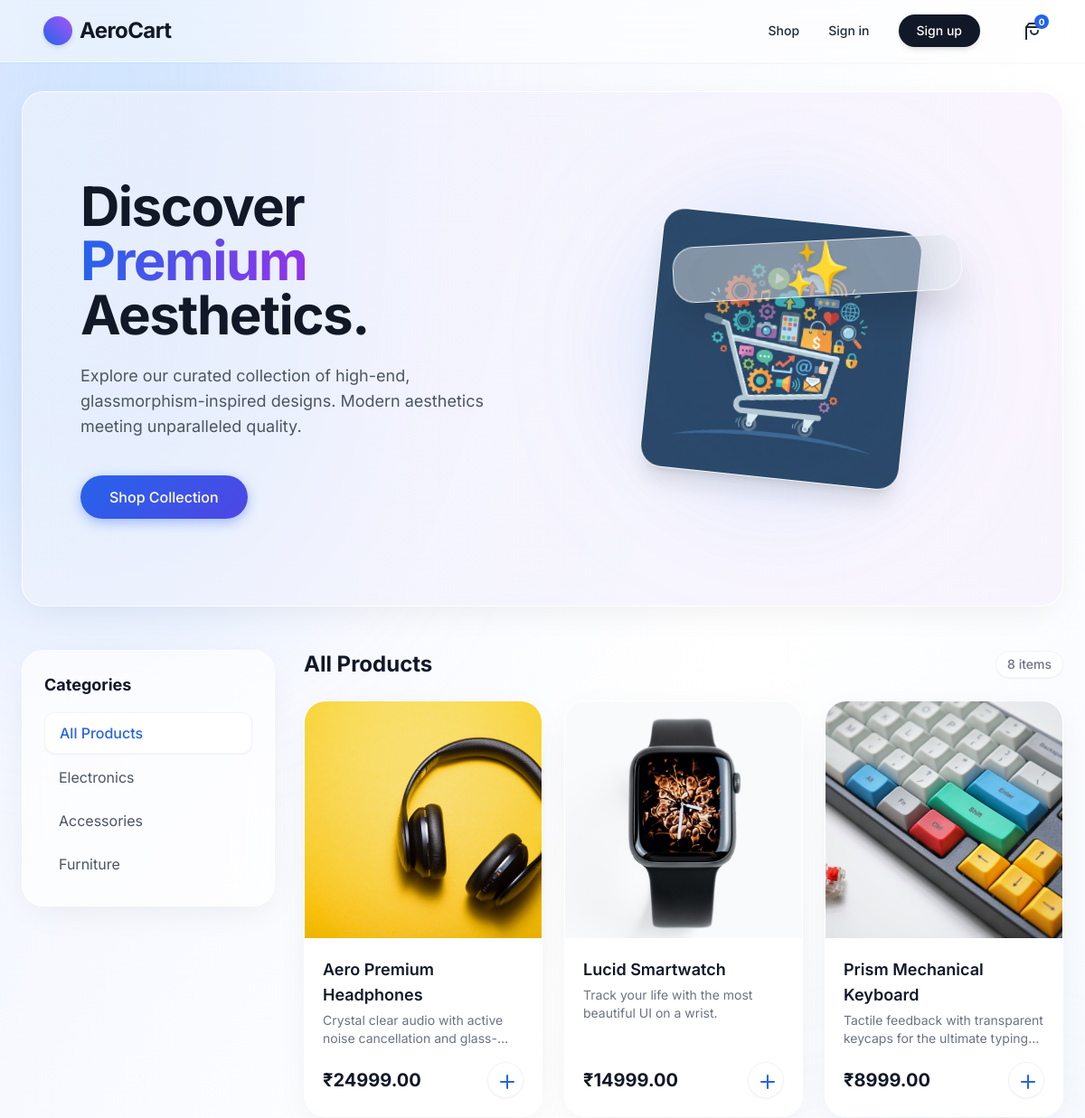
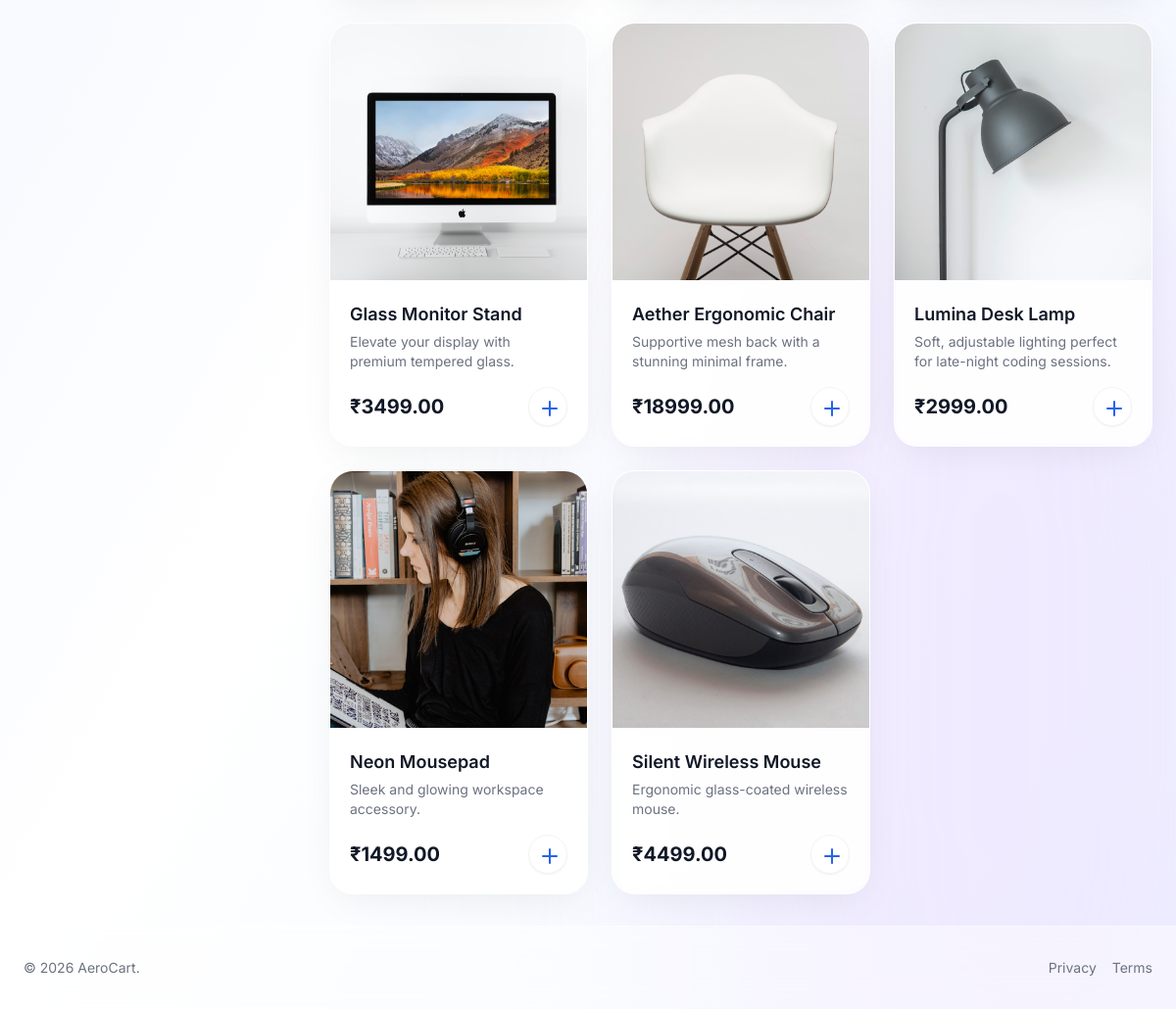
The page / on the database its author committed (2 pictures, top to bottom).
### products/models.py (models this page shows, shortened)
class Category(models.Model):
    name = models.CharField(max_length=200)
    slug = models.SlugField(unique=True)
    class Meta:
        verbose_name_plural = 'categories'

class Product(models.Model):
    category = models.ForeignKey(Category, related_name='products', on_delete=models.CASCADE)
    name = models.CharField(max_length=200)
    slug = models.SlugField(unique=True)
    description = models.TextField(blank=True)
    price = models.DecimalField(max_digits=10, decimal_places=2)
    image = models.ImageField(upload_to='products/%Y/%m/%d', blank=True, null=True)
    stock = models.PositiveIntegerField(default=0)
    available = models.BooleanField(default=True)
    created = models.DateTimeField(auto_now_add=True)
    updated = models.DateTimeField(auto_now=True)

### products/views.py (the view)
# urls.py: path('', views.product_list, name='product_list'),
def product_list(request, category_slug=None):
    category = None
    categories = Category.objects.all()
    products = Product.objects.filter(available=True)
    if category_slug:
        category = get_object_or_404(Category, slug=category_slug)
        products = products.filter(category=category)
    return render(request, 'products/list.html', {
        'category': category,
        'categories': categories,
        'products': products
    })

### cart/cart.py (called while the page is built)
    def __len__(self):
        return sum(item['quantity'] for item in self.cart.values())

### cart/context_processors.py (called while the page is built)
def cart(request):
    return {'cart': Cart(request)}

### templates/products/list.html (shortened to what this page needs)
{% extends "base.html" %}
{% load static %}
{% block content %}
{% if not category %}
<div class="glass-card mb-12 overflow-hidden relative border border-white/60">
    <div class="absolute inset-0 bg-gradient-to-r from-blue-600/5 to-purple-600/5 z-0"></div>
    <div class="relative z-10 px-8 py-16 md:py-24 md:px-16 flex flex-col md:flex-row items-center justify-between gap-8">
        <div class="md:w-1/2 space-y-6">
            <h1 class="text-5xl md:text-6xl font-bold tracking-tight text-gray-900 leading-tight">
                Discover <span class="text-transparent bg-clip-text bg-gradient-to-r from-blue-600 to-purple-600">Premium</span> Aesthetics.
            </h1>
            <p class="text-lg text-gray-600 max-w-lg">
                Explore our curated collection of high-end, glassmorphism-inspired designs. Modern aesthetics meeting unparalleled quality.
            </p>
            <div class="pt-4 flex gap-4">
                <a href="#products" class="btn-primary px-8 py-3 rounded-full font-medium inline-block">Shop Collection</a>
            </div>
        </div>
        <div class="md:w-1/2 flex justify-center">
            <div class="w-64 h-64 md:w-80 md:h-80 relative">
                <div class="absolute inset-4 glass-card flex items-center justify-center transform rotate-6 border border-white/40 shadow-xl overflow-hidden">
                    <img src="{% static 'images/hero.png' %}" alt="Digital Shopping Cart" class="object-cover w-full h-full opacity-90 mix-blend-multiply">
                </div>
                <div class="absolute inset-10 glass-card flex items-center justify-center transform -rotate-3 border border-white/80 shadow-2xl backdrop-blur-3xl bg-white/40 z-10 overflow-hidden relative">
                    <span class="text-6xl z-10 filter drop-shadow-md">✨</span>
                </div>
            </div>
        </div>
    </div>
</div>
{% endif %}
<div id="products" class="flex flex-col md:flex-row gap-8">
    <div class="md:w-1/4">
        <div class="glass-card p-6 sticky top-28">
            <h3 class="text-lg font-bold mb-4 text-gray-900">Categories</h3>
            <ul class="space-y-1">
                <li>
                    <a href="{% url 'products:product_list' %}" class="block px-4 py-2.5 rounded-xl {% if not category %}bg-white shadow-sm border border-gray-100 text-blue-600 font-medium{% else %}hover:bg-white/50 text-gray-600{% endif %} smooth-transition">
                        All Products
                    </a>
                </li>
                {% for c in categories %}
                <li>
                    <a href="{% url 'products:product_list_by_category' c.slug %}" class="block px-4 py-2.5 rounded-xl {% if category.slug == c.slug %}bg-white shadow-sm border border-gray-100 text-blue-600 font-medium{% else %}hover:bg-white/50 text-gray-600{% endif %} smooth-transition">
                        {{ c.name }}
                    </a>
                </li>
                {% endfor %}
            </ul>
        </div>
    </div>
    <div class="md:w-3/4">
        <div class="flex justify-between items-center mb-6">
            <h2 class="text-2xl font-bold text-gray-900">
                {% if category %}{{ category.name }}{% else %}All Products{% endif %}
            </h2>
            <span class="text-gray-500 text-sm font-medium bg-white/60 px-3 py-1 rounded-full border border-gray-100 shadow-sm">{{ products|length }} items</span>
        </div>
        <div class="grid grid-cols-1 sm:grid-cols-2 lg:grid-cols-3 gap-6">
            {% for product in products %}
            <div class="glass-card group flex flex-col overflow-hidden hover:-translate-y-1 transition-all duration-300">
                <a href="{% url 'products:product_detail' product.id product.slug %}" class="block aspect-square overflow-hidden bg-gray-50 relative p-0 flex justify-center items-center">
                    {% if product.image %}
                        <img src="{{ product.image.url }}" alt="{{ product.name }}" class="object-cover w-full h-full hover-zoom-img mix-blend-multiply">
                    {% else %}
                        <div class="w-full h-full bg-gradient-to-tr from-blue-50 to-purple-50 flex items-center justify-center hover-zoom-img">
                            <span class="text-5xl text-gray-300">📦</span>
                        </div>
                    {% endif %}
                </a>
                <div class="p-5 flex flex-col flex-grow bg-white/30 backdrop-blur-sm border-t border-white/50">
                    <a href="{% url 'products:product_detail' product.id product.slug %}">
                        <h3 class="text-lg font-semibold text-gray-900 group-hover:text-blue-600 transition-colors">{{ product.name }}</h3>
                    </a>
                    <p class="text-gray-500 text-sm mt-1 mb-4 flex-grow line-clamp-2">{{ product.description }}</p>
                    <div class="flex items-center justify-between mt-auto">
                        <span class="text-xl font-bold text-gray-900">₹{{ product.price }}</span>
                        <button onclick="addProductToCart('{{ product.id }}')" class="w-10 h-10 flex items-center justify-center rounded-full bg-white shadow-sm border border-gray-100 text-blue-600 hover:bg-blue-600 hover:text-white transition-all transform hover:scale-105 active:scale-95" {% if not product.stock %}disabled{% endif %}>
                            <svg xmlns="http://www.w3.org/2000/svg" width="20" height="20" fill="none" stroke="currentColor" stroke-width="2" stroke-linecap="round" stroke-linejoin="round" class="lucide lucide-plus"><path d="M5 12h14"/><path d="M12 5v14"/></svg>
                        </button>
                    </div>
                </div>
            </div>
            {% endfor %}
        </div>
    </div>
</div>
{% endblock %}

### templates/base.html (shortened to what this page needs)
{% load static %}
<!DOCTYPE html>
<html lang="en">
<head>
    <script src="https://cdn.tailwindcss.com"></script>
    <link rel="stylesheet" href="{% static 'css/style.css' %}">
</head>
<body class="bg-gradient-to-br from-indigo-50 via-white to-blue-50 min-h-screen text-gray-800 antialiased font-sans flex flex-col relative overflow-x-hidden">
    <div class="fixed top-0 left-0 w-full h-full overflow-hidden -z-10 pointer-events-none">
        <div class="absolute top-[-10%] left-[-10%] w-[40%] h-[40%] rounded-full bg-blue-200 blur-[100px] opacity-60 mix-blend-multiply"></div>
        <div class="absolute bottom-[-10%] right-[-10%] w-[50%] h-[50%] rounded-full bg-purple-200 blur-[120px] opacity-40 mix-blend-multiply"></div>
    </div>
    <nav class="sticky top-0 z-50 glass-effect border-b border-glassBorder py-4 px-6 md:px-12 flex justify-between items-center w-full transition-all duration-300 shadow-sm shadow-blue-900/5">
        <a href="{% url 'products:product_list' %}" class="text-2xl font-bold tracking-tight text-gray-900 flex items-center gap-2">
            <span class="w-8 h-8 rounded-full bg-gradient-to-tr from-blue-600 to-purple-500 shadow-md"></span>
            AeroCart
        </a>
        <div class="hidden md:flex gap-8 items-center font-medium text-sm">
            <a href="{% url 'products:product_list' %}" class="hover:text-blue-600 transition-colors">Shop</a>
            {% if request.user.is_authenticated %}
                <a href="#" class="hover:text-blue-600 transition-colors hidden lg:block">Orders</a>
                <a href="{% url 'users:logout' %}" class="hover:text-red-500 transition-colors text-gray-500">Logout</a>
            {% else %}
                <a href="{% url 'users:login' %}" class="hover:text-blue-600 transition-colors">Sign in</a>
                <a href="{% url 'users:register' %}" class="bg-gray-900 text-white px-5 py-2 rounded-full hover:bg-gray-800 transition-all shadow-md hover:shadow-lg transform hover:-translate-y-0.5">Sign up</a>
            {% endif %}
            <a href="{% url 'cart:cart_detail' %}" class="relative flex items-center gap-2 text-gray-800 hover:text-blue-600 transition-colors ml-4">
                <svg xmlns="http://www.w3.org/2000/svg" width="20" height="20" fill="none" stroke="currentColor" stroke-width="2" stroke-linecap="round" stroke-linejoin="round" class="lucide lucide-shopping-bag"><path d="M6 2 3 6v14a2 2 0 0 0 2 2h14a2 2 0 0 0 2-2V6l-3-4Z"/><path d="M3 6h18"/><path d="M16 10a4 4 0 0 1-8 0"/></svg>
                <span id="cart-counter" class="absolute -top-2 -right-2 bg-blue-600 text-white text-[10px] font-bold w-4 h-4 flex items-center justify-center rounded-full shadow-sm">
                    {{ cart|length|default:"0" }}
                </span>
            </a>
        </div>
    </nav>
    <main class="flex-grow flex flex-col w-full max-w-7xl mx-auto px-4 md:px-6 py-8 relative">
        {% block content %}{% endblock %}
    </main>
    <footer class="glass-effect border-t border-glassBorder py-8 mt-auto w-full">
        <div class="max-w-7xl mx-auto px-6 flex justify-between items-center text-sm text-gray-500">
            <div>&copy; 2026 AeroCart.</div>
            <div class="flex gap-4">
                <a href="#" class="hover:text-gray-900 transition-colors">Privacy</a>
                <a href="#" class="hover:text-gray-900 transition-colors">Terms</a>
            </div>
        </div>
    </footer>
</body>
</html>

### static/css/style.css (style rules this page uses)
.glass-effect { background: rgba(255, 255, 255, 0.45); backdrop-filter: blur(16px); -webkit-backdrop-filter: blur(16px); }
.glass-card { background: rgba(255, 255, 255, 0.65); backdrop-filter: blur(20px); -webkit-backdrop-filter: blur(20px); border: 1px solid rgba(255, 255, 255, 0.8); box-shadow: 0 10px 40px -10px rgba(0, 0, 0, 0.08); border-radius: 1.5rem; }
.smooth-transition { transition: all 0.3s cubic-bezier(0.25, 0.8, 0.25, 1); }
.hover-zoom-img { transition: transform 0.6s cubic-bezier(0.25, 0.46, 0.45, 0.94); }
.btn-primary { background: linear-gradient(135deg, #2563eb, #4f46e5); color: white; box-shadow: 0 4px 14px 0 rgba(37, 99, 235, 0.39); transition: all 0.3s ease; }

### rows shown on the page
Category: name "Electronics"
Category: name "Accessories"
Category: name "Furniture"
Product: image (picture), name "Aero Premium Headphones", description "Crystal clear audio with active noise cancellation…", price "24999.00"
Product: image (picture), name "Lucid Smartwatch", description "Track your life with the most beautiful UI on a wrist.", price "14999.00"
Product: image (picture), name "Prism Mechanical Keyboard", description "Tactile feedback with transparent keycaps for the ultimate…", price "8999.00"
Product: image (picture), name "Glass Monitor Stand", description "Elevate your display with premium tempered glass.", price "3499.00"
Product: image (picture), name "Aether Ergonomic Chair", description "Supportive mesh back with a stunning minimal frame.", price "18999.00"
Product: image (picture), name "Lumina Desk Lamp", description "Soft, adjustable lighting perfect for late-night coding sessions.", price "2999.00"
Product: image (picture), name "Neon Mousepad", description "Sleek and glowing workspace accessory.", price "1499.00"
Product: image (picture), name "Silent Wireless Mouse", description "Ergonomic glass-coated wireless mouse.", price "4499.00"

### other values the page prints
{{ cart|length|default:"0" }} "0"
{{ products|length }} "8"
